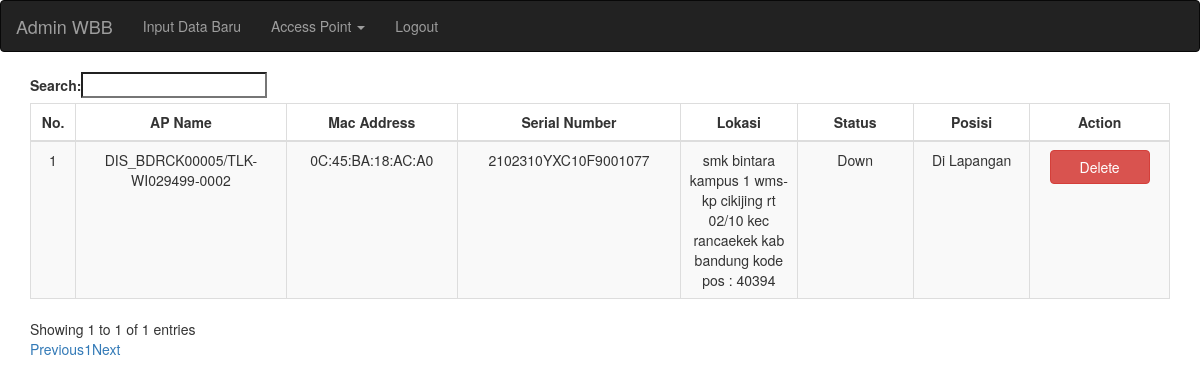
Page /lapanganadmin.php on the committed database.
### tables this page shows
CREATE TABLE `tersedia` (
  `id` int(16) NOT NULL,
  `ap_name` varchar(100) NOT NULL,
  `mac_address` varchar(50) NOT NULL,
  `serial_number` varchar(50) NOT NULL,
  `lokasi` varchar(200) NOT NULL,
  `status` varchar(20) NOT NULL
);

### lapanganadmin.php (the view, shortened to what this page needs)
<!DOCTYPE html>
<?php include "config.php"; ?>
<html>
<head>
	<link rel="stylesheet" href="https://maxcdn.bootstrapcdn.com/bootstrap/3.3.7/css/bootstrap.min.css">
</head>
<?php
	$i = 1;
	$query = mysqli_query($conn, "SELECT * FROM tersedia");
?>
<body>
	<div>
        <nav class="navbar navbar-inverse">
  			<div class="container-fluid">
    		<div class="navbar-header">
      			<a class="navbar-brand" href="#">Admin WBB</a>
    		</div>
    			<ul class="nav navbar-nav">
      				<li><a href="insert.php">Input Data Baru</a></li>
      				<li class="dropdown">
        			<a class="dropdown-toggle" data-toggle="dropdown" href="#">Access Point
        			<span class="caret"></span></a>
      				</li>
      				<li><a href="logout.php">Logout</a></li>
    			</ul>
  			</div>
		</nav>
	<div class="container">
		<table id="example" class="table table-striped table-bordered" style="width:100%">
			<thead>
				<tr>
					<th style="width: 40px; text-align: center;">No.</th>
					<th style="width: 100px; text-align: center;">AP Name</th>
					<th style="width: 100px; text-align: center;">Mac Address</th>
					<th style="width: 100px; text-align: center;">Serial Number</th>
					<th style="width: 100px; text-align: center;">Lokasi</th>
					<th style="width: 100px; text-align: center;">Status</th>
					<th style="width: 100px; text-align: center;">Posisi</th>
					<th style="width: 100px; text-align: center;">Action</th>
				</tr>
			<tbody>
				<?php while ($key = mysqli_fetch_array($query)){?>
				<tr>
					<td style="text-align: center;"><?php echo $i; ?></td>
					<td style="text-align: center;"><?php echo $key['ap_name']; ?></td>
					<td style="text-align: center;"><?php echo $key['mac_address']; ?></td>
					<td style="text-align: center;"><?php echo $key['serial_number']; ?></td>
					<td style="text-align: center;"><?php echo $key['lokasi']; ?></td>
					<td style="text-align: center;"><?php echo $key['status']; ?></td>
					<td style="text-align: center;">Di Lapangan</td>
					<td style="text-align: center;">
					<form action="eksyen.php" method="post" accept-charset="utf-8">
						<input type="submit" name="delete" class="btn btn-danger aw" value="Delete">
					</form>
					</td>
				</tr>
				<?php $i++; }; ?>
			</tbody>
		</table>
	</div>
</body>
</html>

### lapanganadmin.php (style rules this page uses)
.aw { width: 100px; }

### rows in the picture
tersedia: ap_name "DIS_BDRCK00005/TLK-WI029499-0002", mac_address "0C:45:BA:18:AC:A0", serial_number "2102310YXC10F9001077", lokasi "smk bintara kampus 1 wms-kp cikijing rt 02/10 kec rancaekek kab bandung kode pos : 40394", status "Down"
